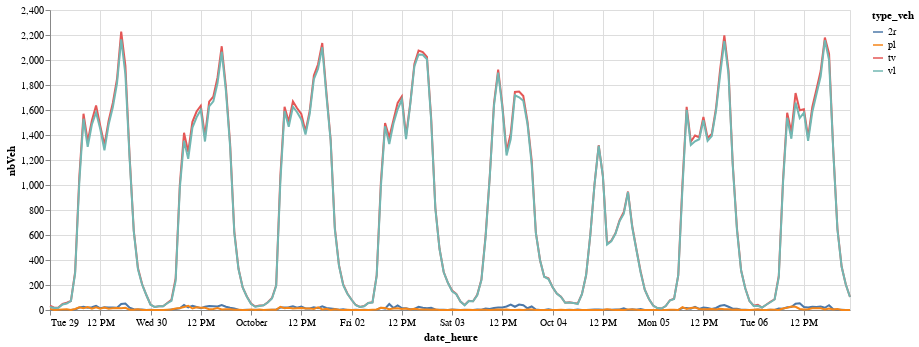

Here is the notebook cell this chart was saved with:
### Code cell
alt.Chart(dfHeureTypeSens.groupby(['date_heure','type_veh']).nbVeh.sum().reset_index(), width=800).mark_line().encode(x='date_heure:T',y='nbVeh:Q', color='type_veh:N')

### Figure 1 — Vega-Lite specification as saved in the notebook (floating-point values rounded to 4 significant figures; data arrays with more than 128 entries replaced by an {"elided": "..."} marker saying what was removed)
{"config": {"view": {"continuousWidth": 400, "continuousHeight": 300}}, "data": {"name": "data-104f28411c76b6a81db1a6fa10a1a1e7"}, "mark": "line", "encoding": {"color": {"type": "nominal", "field": "type_veh"}, "x": {"type": "temporal", "field": "date_heure"}, "y": {"type": "quantitative", "field": "nbVeh"}}, "width": 800, "$schema": "https://vega.github.io/schema/vega-lite/v4.8.1.json", "datasets": {"data-104f28411c76b6a81db1a6fa10a1a1e7": {"elided": "768 records"}}}
